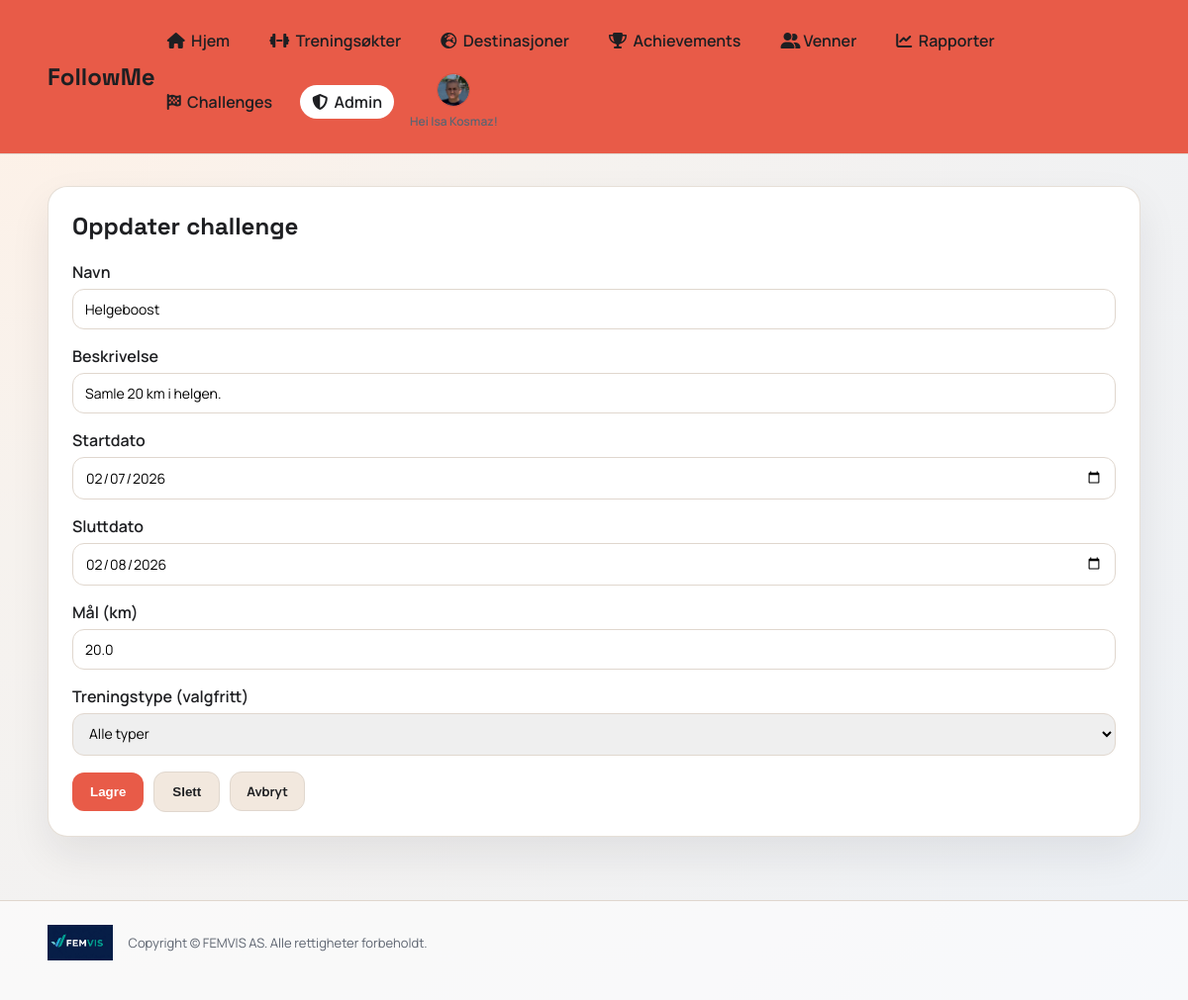
The app's page /admin/challenges/1/edit (signed in) with its own data.
### app.py (models this page shows)
class User(db.Model):
    id = db.Column(db.Integer, primary_key=True)
    username = db.Column(db.String(40), unique=True, nullable=False)
    full_name = db.Column(db.String(120), nullable=False)
    email = db.Column(db.String(120), unique=True, nullable=False)
    password_hash = db.Column(db.String(255), nullable=False)
    role = db.Column(db.String(20), default="user", nullable=False)
    avatar_color = db.Column(db.String(20), default="#2d7d46", nullable=False)
    avatar_icon = db.Column(db.String(20), default="boot", nullable=False)
    avatar_image = db.Column(db.String(255), nullable=True)
    created_at = db.Column(db.DateTime, default=datetime.utcnow, nullable=False)

class Challenge(db.Model):
    id = db.Column(db.Integer, primary_key=True)
    name = db.Column(db.String(120), nullable=False)
    description = db.Column(db.String(300), nullable=False)
    start_date = db.Column(db.Date, nullable=False)
    end_date = db.Column(db.Date, nullable=False)
    target_km = db.Column(db.Float, nullable=False)
    activity_type = db.Column(db.String(30), nullable=True)

### app.py (the view, shortened to what this page needs)
@app.route("/admin/challenges/<int:challenge_id>/edit", methods=["GET", "POST"])
@login_required
def admin_challenge_edit(challenge_id):
    admin = get_current_user()
    if admin.role != "admin":
        flash("Du har ikke tilgang.")
        return redirect(url_for("index"))
    challenge = db.session.get(Challenge, challenge_id)
    if not challenge:
        flash("Fant ikke challenge.")
        return redirect(url_for("admin_challenges"))
    activity_types = ActivityType.query.order_by(ActivityType.name.asc()).all()
    return render_template(
        "admin_challenge_edit.html",
        user=admin,
        challenge=challenge,
        activity_types=activity_types,
    )

### app.py (called while the page is built)
def login_required(view):
    @wraps(view)
    def wrapper(*args, **kwargs):
        if "user_id" not in session:
            return redirect(url_for("login"))
        user = db.session.get(User, session["user_id"])
        if not user:
            session.clear()
            return redirect(url_for("login"))
        return view(*args, **kwargs)
    return wrapper

def get_current_user():
    if "user_id" not in session:
        return None
    user = db.session.get(User, session["user_id"])
    if not user:
        session.clear()
        return None
    return user

### templates/admin_challenge_edit.html (shortened to what this page needs)
{% extends "base.html" %}
{% set title = "Oppdater challenge" %}
{% block content %}
<section class="card">
  <h2>Oppdater challenge</h2>
  <form method="post" class="form">
    <label>Navn
      <input type="text" name="name" value="{{ challenge.name }}" required>
    </label>
    <label>Beskrivelse
      <input type="text" name="description" value="{{ challenge.description }}" required>
    </label>
    <label>Startdato
      <input type="date" name="start_date" value="{{ challenge.start_date }}" required>
    </label>
    <label>Sluttdato
      <input type="date" name="end_date" value="{{ challenge.end_date }}" required>
    </label>
    <label>Mål (km)
      <input type="number" name="target_km" step="0.1" min="0" value="{{ challenge.target_km }}" required>
    </label>
    <label>Treningstype (valgfritt)
      <select name="activity_type">
        <option value="" {% if not challenge.activity_type %}selected{% endif %}>Alle typer</option>
      </select>
    </label>
    <div class="form-actions">
      <button class="button" type="submit">Lagre</button>
      <button class="button secondary" type="submit" form="delete-challenge">Slett</button>
      <a class="button secondary small" href="{{ url_for('admin_challenges') }}">Avbryt</a>
    </div>
  </form>
</section>
{% endblock %}

### templates/base.html (shortened to what this page needs)
<!doctype html>
<html lang="no">
<head>
  <link rel="stylesheet" href="{{ url_for('static', filename='css/style.css') }}">
  <link rel="stylesheet" href="https://cdnjs.cloudflare.com/ajax/libs/font-awesome/6.5.2/css/all.min.css">
</head>
<body>
  <div class="app-shell">
    <header class="topbar">
      <a class="brand-link" href="{{ url_for('index') }}"><div class="brand">FollowMe</div></a>
      {% if user %}
      <div class="nav-shell">
        <nav class="nav">
          <a href="{{ url_for('index') }}" class="{% if request.path == url_for('index') %}active{% endif %}"><i class="fa-solid fa-house"></i>&nbsp; Hjem</a>
          <a href="{{ url_for('workouts') }}" class="{% if request.path.startswith(url_for('workouts')) %}active{% endif %}"><i class="fa-solid fa-dumbbell"></i>&nbsp; Treningsøkter</a>
          <a href="{{ url_for('destinations') }}" class="{% if request.path.startswith(url_for('destinations')) %}active{% endif %}"><i class="fa-solid fa-earth-europe"></i>&nbsp; Destinasjoner</a>
          <a href="{{ url_for('achievements') }}" class="{% if request.path.startswith(url_for('achievements')) %}active{% endif %}"><i class="fa-solid fa-trophy"></i>&nbsp; Achievements</a>
          <a href="{{ url_for('friends') }}" class="{% if request.path.startswith(url_for('friends')) %}active{% endif %}"><i class="fa-solid fa-user-group"></i> Venner</a>
          <a href="{{ url_for('reports') }}" class="{% if request.path.startswith(url_for('reports')) %}active{% endif %}"><i class="fa-solid fa-chart-line"></i>&nbsp; Rapporter</a>
          <a href="{{ url_for('challenges') }}" class="{% if request.path.startswith(url_for('challenges')) %}active{% endif %}"><i class="fa-solid fa-flag-checkered"></i>&nbsp; Challenges</a>
          {% if user.role == 'admin' %}
          <a href="{{ url_for('admin_dashboard') }}" class="{% if request.path.startswith('/admin') %}active{% endif %}"><i class="fa-solid fa-shield-halved"></i>&nbsp; Admin</a>
          {% endif %}
          <div class="nav-avatar-wrap">
            <a class="nav-avatar {% if user.avatar_image %}has-image{% endif %}" href="{{ url_for('profile') }}" style="--accent: {{ user.avatar_color }}" aria-label="Profil">
              {% if user.avatar_image %}
                <img src="{{ url_for('static', filename='uploads/' ~ user.avatar_image) }}" alt="Avatar">
              {% endif %}
            </a>
            <div class="nav-welcome">Hei {{ user.full_name }}!</div>
          </div>
        </nav>
      </div>
      {% endif %}
    </header>
    <main class="main">
      {% block content %}{% endblock %}
    </main>
    <footer class="footer">
      <div class="footer-inner">
        <img src="{{ url_for('static', filename='img/logo.jpg') }}" alt="FEMVIS AS logo">
        <p>Copyright © FEMVIS AS. Alle rettigheter forbeholdt.</p>
      </div>
    </footer>
  </div>
</body>
</html>

### static/css/style.css (style rules this page uses)
:root { --bg: #f6f2ee; --bg-2: #edf1f6; --card: #ffffff; --ink: #1e1f22; --muted: #5d6470; --accent: #2d7d46; --accent-2: #d96d4e; --stroke: #e0d7ce; }
* { box-sizing: border-box; }
body { margin: 0; font-family: "Manrope", sans-serif; color: var(--ink); background: radial-gradient(circle at top left, #fff1e6 0%, var(--bg) 35%, var(--bg-2) 100%); }
.app-shell { min-height: 100vh; }
.topbar { display: flex; align-items: center; justify-content: space-between; padding: 24px 48px; position: sticky; top: 0; backdrop-filter: blur(6px); background: #e85b48; border-bottom: 1px solid var(--stroke); z-index: 10; }
.brand { font-family: "Space Grotesk", sans-serif; font-size: 24px; font-weight: 700; }
.brand-link { text-decoration: none; color: inherit; }
.nav { display: flex; gap: 16px; flex-wrap: wrap; align-items: center; }
.nav a { text-decoration: none; color: var(--ink); font-weight: 600; padding: 6px 12px; border-radius: 999px; }
.nav a.active { background: var(--card); }
.nav a.nav-avatar { padding: 0; }
.nav-avatar { width: 34px; height: 34px; border-radius: 50%; background: var(--accent); display: flex; align-items: center; justify-content: center; color: #fff; font-weight: 700; overflow: hidden; border: 1px solid rgba(0, 0, 0, 0.08); padding: 0; }
.nav-avatar img { width: 100%; height: 100%; object-fit: cover; display: block; border-radius: 50%; }
.nav-avatar.has-image { background: transparent; }
.nav-avatar-wrap { position: relative; display: flex; align-items: center; flex-direction: column; gap: 6px; }
.nav-welcome { font-size: 12px; color: var(--muted); font-weight: 600; text-align: center; max-width: 140px; }
.nav-shell { display: flex; align-items: center; gap: 12px; position: relative; }
.main { padding: 32px 48px 64px; }
.footer { padding: 24px 48px 40px; border-top: 1px solid var(--stroke); background: rgba(255, 255, 255, 0.6); }
.footer-inner { display: flex; align-items: center; gap: 16px; flex-wrap: wrap; }
.footer-inner img { height: 36px; }
.footer-inner p { margin: 0; color: var(--muted); font-size: 13px; }
.card { background: var(--card); border-radius: 20px; padding: 24px; box-shadow: 0 18px 40px rgba(29, 31, 34, 0.08); border: 1px solid rgba(224, 215, 206, 0.8); }
.card h2 { margin-top: 0; font-family: "Space Grotesk", sans-serif; }
.form { display: grid; gap: 16px; }
.form label { display: grid; gap: 6px; font-weight: 600; }
input, select { border: 1px solid var(--stroke); border-radius: 12px; padding: 10px 12px; font-size: 14px; font-family: "Manrope", sans-serif; }
.button { background: #e85b48; color: #fff; border: none; padding: 12px 18px; border-radius: 12px; font-weight: 700; cursor: pointer; text-decoration: none; display: inline-block; text-align: center; }
.button.secondary { background: #f2e8de; color: var(--ink); border: 1px solid var(--stroke); }
.button.small { padding: 10px 16px; font-size: 13px; }
.form-actions { display: flex; flex-wrap: wrap; gap: 10px; align-items: center; }

### records on screen
User: avatar_image (picture), full_name "Isa Kosmaz"
Challenge: name "Helgeboost", description "Samle 20 km i helgen.", start_date "02/07/2026", end_date "02/08/2026", target_km "20.0", activity_type "Alle typer"
